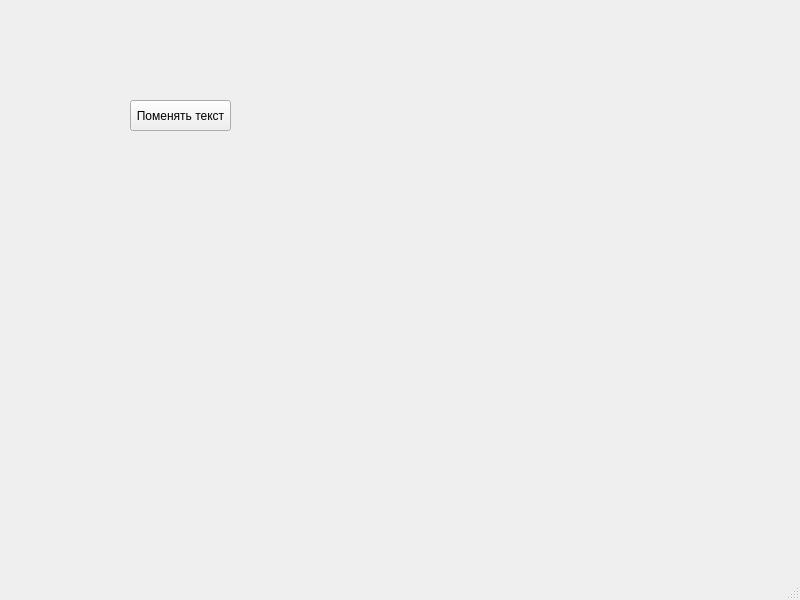
<?xml version="1.0" encoding="UTF-8"?>
<ui version="4.0">
 <class>MainWindow</class>
 <widget class="QMainWindow" name="MainWindow">
  <property name="geometry">
   <rect>
    <x>0</x>
    <y>0</y>
    <width>800</width>
    <height>600</height>
   </rect>
  </property>
  <property name="windowTitle">
   <string>Обо мне</string>
  </property>
  <widget class="QWidget" name="centralwidget">
   <widget class="QPushButton" name="pushButton">
    <property name="geometry">
     <rect>
      <x>130</x>
      <y>100</y>
      <width>101</width>
      <height>31</height>
     </rect>
    </property>
    <property name="text">
     <string>Поменять текст</string>
    </property>
   </widget>
  </widget>
  <widget class="QStatusBar" name="statusbar"/>
  <widget class="QMenuBar" name="menuBar">
   <property name="geometry">
    <rect>
     <x>0</x>
     <y>0</y>
     <width>800</width>
     <height>18</height>
    </rect>
   </property>
  </widget>
 </widget>
 <resources/>
 <connections/>
</ui>
